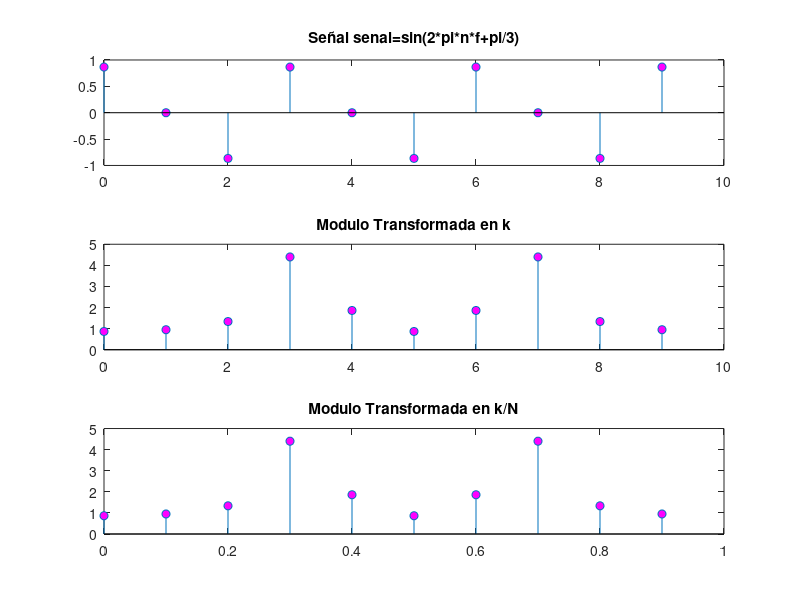
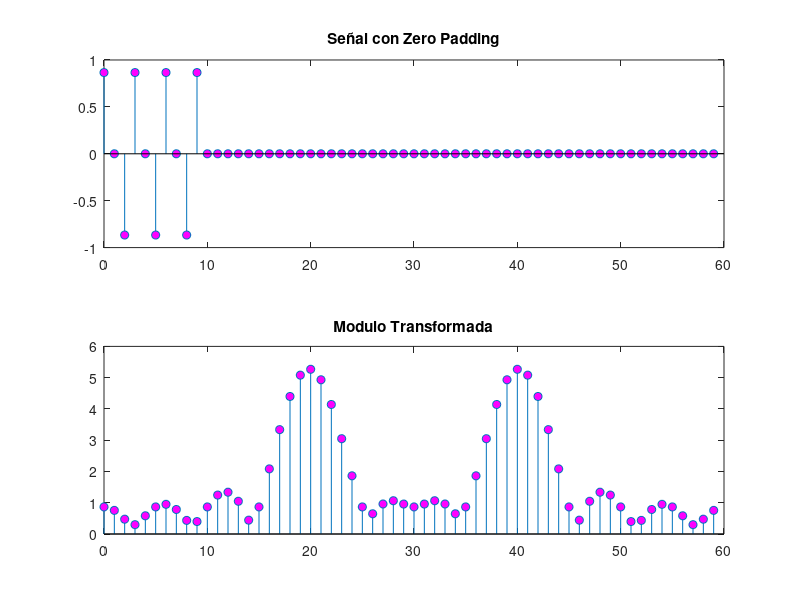

MATLAB code to generate these figures, in order:
#Inicializamos
close all
clear all
clc

#Numero de muestras
N=10;
#F0
F0=100;
#Frecuencia Muestreo
Fs=3*F0;
#Frecuencia
f=F0/Fs;
#Rango
n=0:N-1;
#Valor de K
k=n;

L=50;%ceros añadiso al final de la señal

#Señal
senal=sin(2*pi*n*f+pi/3);

#Transformada de la señal
trans=fft(senal);

#Representamos al señal
figure('name','Resolución Espectral.','NumberTitle','off');
subplot(311);
stem(n,senal, "markerfacecolor", [1 0 1]);
title ("Señal senal=sin(2*pi*n*f+pi/3)");

#Representamos el modulo de la transformada en k
subplot(312);
stem(k,abs(trans), "markerfacecolor", [1 0 1]);
title ("Modulo Transformada en k");

#Representamos el modulo de la transformada en k/N
subplot(313);
stem(k/N,abs(trans), "markerfacecolor", [1 0 1]);
title ("Modulo Transformada en k/N");


%Veamos la funcion aplicando zero padding

xzp = [senal zeros(1,L)]; %añadimos los 0 al final de la señal
Nzp= length(xzp); %calculamos el tamaño total de muestras
nzp= 0:Nzp-1; %definimos el nuevo rango de valores
figure(2);
subplot(211);
stem(nzp, xzp, "markerfacecolor", [1 0 1]);
title ("Señal con Zero Padding");

xftzp=fft(xzp); %calculo de la transformada

subplot(212);
stem(nzp,abs(xftzp), "markerfacecolor", [1 0 1]);
title ("Modulo Transformada");

